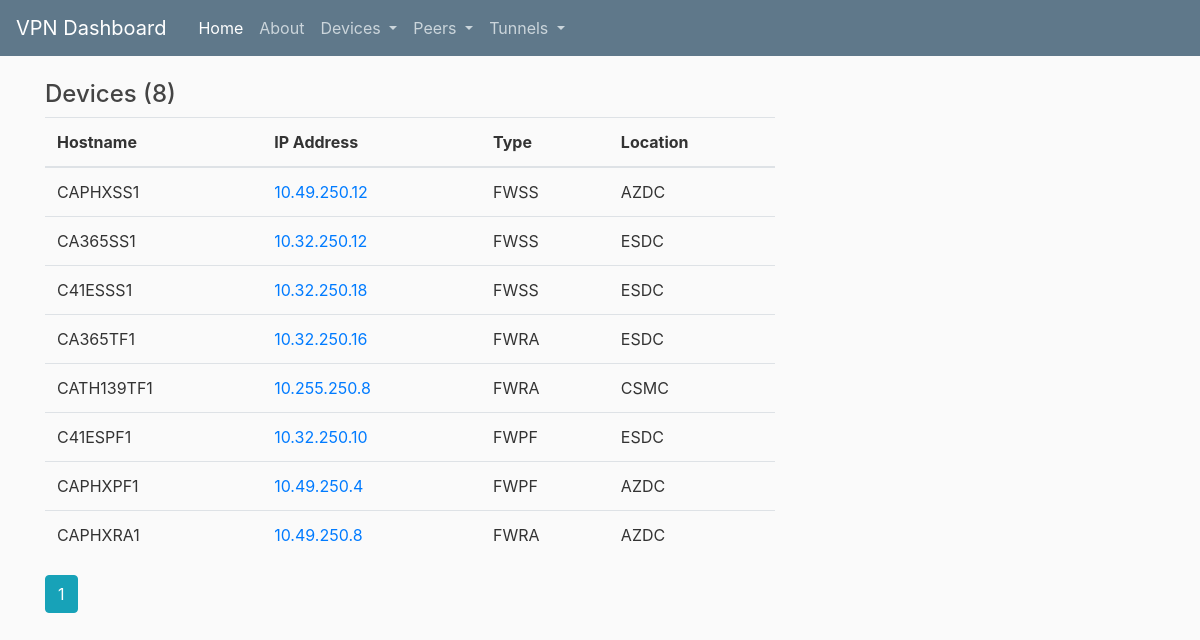
/devices, run on the app's committed database.
### app/models.py (models this page shows, shortened)
class Device(db.Model):
    id = db.Column(db.Integer, primary_key=True)
    name = db.Column(db.String(20))
    ip = db.Column(db.String(15), index=True, unique=True)
    devicetype = db.Column(db.String(15))
    loc = db.Column(db.String(15))
    peers = db.relationship('Peer', backref='local_peer', lazy='dynamic')

### app/routes.py (the view)
@app.route('/devices', methods=['GET', 'POST'])
def device_index():
    page = request.args.get('page', 1, type=int)
    devices = Device.query.paginate(page=page, per_page=10)
    return render_template('device_index.html', devices=devices)

### app/templates/device_index.html
{% extends "layout.html" %}
{% block content %}
  <h4>Devices ({{ devices.total }})</h4>
  <table class="table table-hover">
    <thead>
      <tr>
        <th scope="col">Hostname</th>
        <th scope="col">IP Address</th>
        <th scope="col">Type</th>
        <th scope="col">Location</th>
      </tr>
    </thead>
    <tbody>
      {% for device in devices.items %}
        <tr>
          <td>{{ device.name }}</td>
          <td><a href="{{ url_for('device_show', id=device.id) }}">{{ device.ip }}</a></td>
          <td>{{ device.devicetype }}</td>
          <td>{{ device.loc }}</td>
        </tr>
      {% endfor %}
    </tbody>
  </table>
  {% for page_num in devices.iter_pages(left_edge=1, right_edge=1, left_current=1, right_current=2) %}
    {% if page_num %}
      {% if devices.page == page_num %}
        <a class="btn btn-info mb-4" href="{{ url_for('device_index', page=page_num) }}">{{ page_num }}</a>
      {% else %}
        <a class="btn btn-outline-info mb-4" href="{{ url_for('device_index', page=page_num) }}">{{ page_num }}</a>
      {% endif %}
    {% else %}
      ...
    {% endif %}
  {% endfor %}
{% endblock content %}

### app/static/main.css (style rules this page uses)
body { background: #fafafa; color: #333333; margin-top: 5rem; }
h1, h2, h3, h4, h5, h6 { color: #444444; }

### data on the page
Device: name "CAPHXSS1", ip "10.49.250.12", devicetype "FWSS", loc "AZDC"
Device: name "CA365SS1", ip "10.32.250.12", devicetype "FWSS", loc "ESDC"
Device: name "C41ESSS1", ip "10.32.250.18", devicetype "FWSS", loc "ESDC"
Device: name "CA365TF1", ip "10.32.250.16", devicetype "FWRA", loc "ESDC"
Device: name "CATH139TF1", ip "10.255.250.8", devicetype "FWRA", loc "CSMC"
Device: name "C41ESPF1", ip "10.32.250.10", devicetype "FWPF", loc "ESDC"
Device: name "CAPHXPF1", ip "10.49.250.4", devicetype "FWPF", loc "AZDC"
Device: name "CAPHXRA1", ip "10.49.250.8", devicetype "FWRA", loc "AZDC"

### other printed values
{{ devices.total }} "8"
{{ page_num }} "1"
